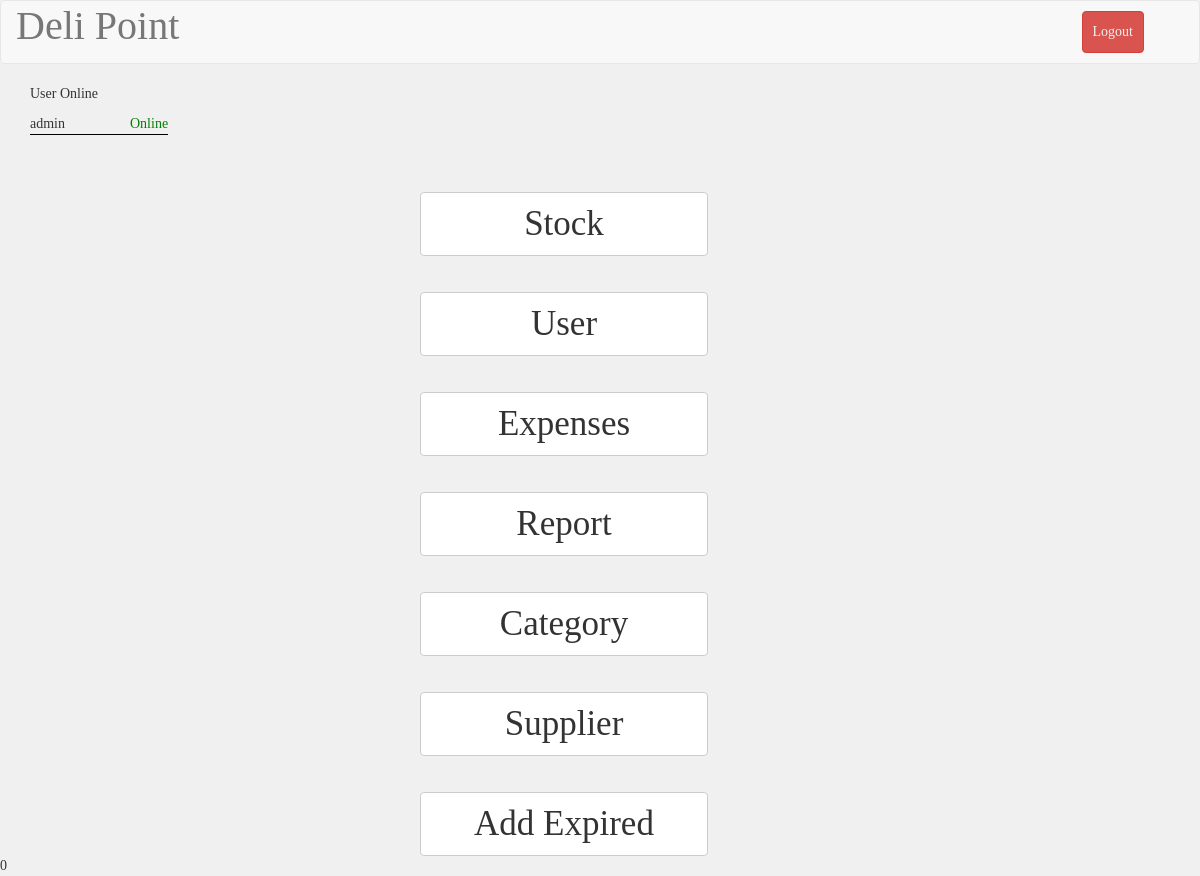
The app's page /administrator.php (signed in), older data.
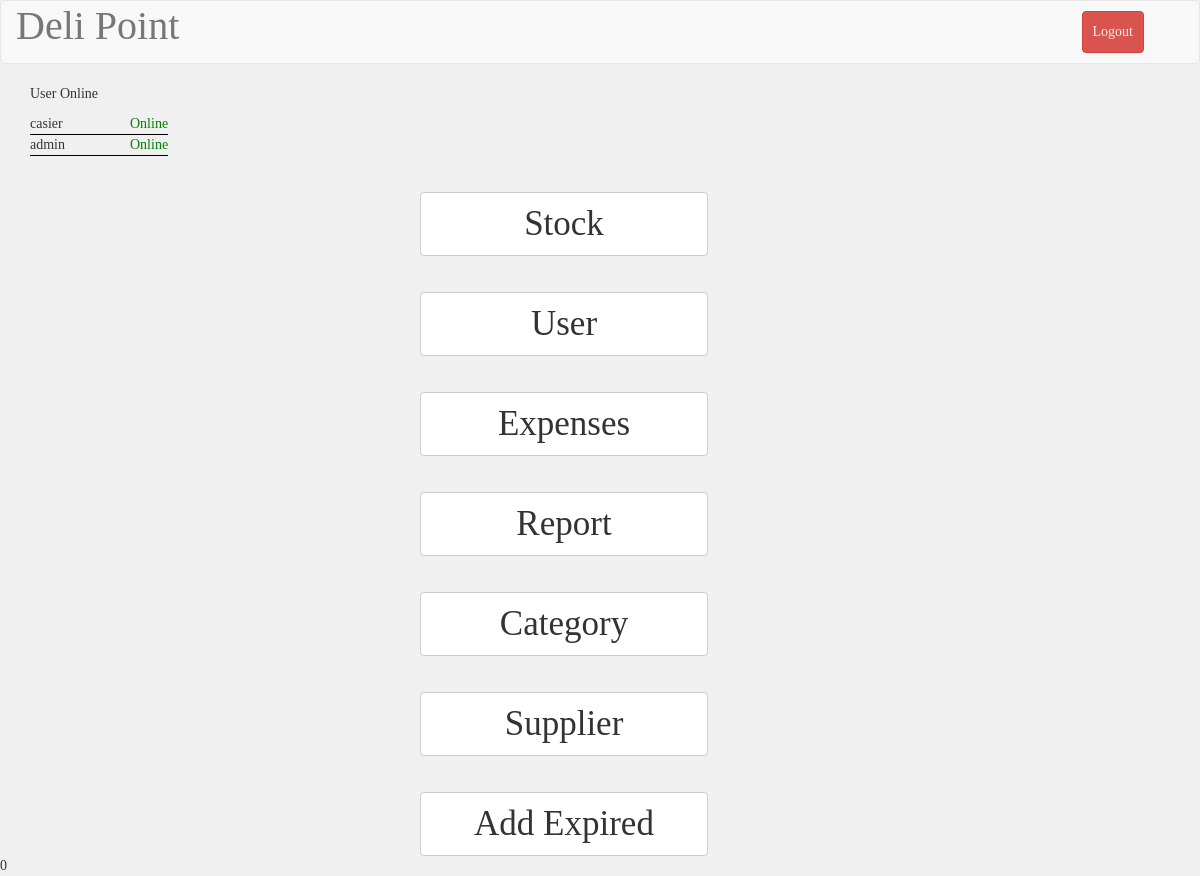
The same page, newer data.
### tables this page shows
CREATE TABLE `tb_employee` (
  `id` int(11) unsigned NOT NULL AUTO_INCREMENT,
  `nama` varchar(100) NOT NULL,
  `address` varchar(100) NOT NULL,
  `sallary` float unsigned NOT NULL,
  `tlp` varchar(50) NOT NULL,
  `username` varchar(50) NOT NULL,
  `password` varchar(50) NOT NULL,
  `level` int(20) NOT NULL,
  `status` int(20) NOT NULL,
  `online_status` tinyint(1) NOT NULL,
  PRIMARY KEY (`id`)
);

### administrator.php (the view, shortened to what this page needs)
<!DOCTYPE html>
<html>
<?php
	include "koneksi.php";
	$user = mysqli_query($conn, "SELECT nama FROM tb_employee where online_status=1");
?>
	<?php include("./templates/header.php"); ?>
	<link rel="stylesheet" type="text/css" href="./css/mainMenuStyle.css">
	<body>
		<div class="container-fluid">
				<div class="row">
						<nav class="navbar navbar-default" role="navigation" >
							<div class="container-fluid">
								<div class="navbar-header">
									<a class="navbar-brand" style="font-size: 40px;" href="#">Deli Point</a>
								</div>
								<div class="collapse navbar-collapse navbar-ex1-collapse">
									<ul class="nav navbar-nav navbar-right">
										<li><a type="button" class="btn btn-danger" style="margin: 10px; padding: 10px;" href="logout.php?usernamed=<?php echo $_SESSION['username']?>">Logout</a></li>
										<li><a href=""> </a></li>
									</ul>
								</div>
							</div>
						</nav>
					</div>
				</div>
			<div class="container">
			<div class="row">
				<div class="col-md-4" >
					<div style="height:200px; position: absolute;">
						<table>
						<p>User Online</p>
							<?php $no=0;
							foreach( $user as $a ){
							?>
							<tr style="border-bottom:1px solid black">
								<td style="width :100px; font-style:bold"><?php echo $a['nama'];?></td>
								<td style="color:green">Online</td>
							</tr>
							<?php  $no++; }?>
						</table>
					</div>
				</div>
				<div class="col-md-4">
					<a href="stock.php"><button type="button" class="btn btn-default" id="directpayMenu">Stock</button></a>
				</div>
				<div class="col-md-4"></div>
			</div>
			<div class="row">
				<div class="col-md-4"></div>
				<div class="col-md-4">
					<a href="user.php"><button type="button" class="btn btn-default" id="undirectpayMenu">User</button></a>
				</div>
				<div class="col-md-4"></div>
			</div>
			<div class="row">
				<div class="col-md-4"></div>
				<div class="col-md-4">
					<a href="expenses.php"><button type="button" class="btn btn-default buttonMenu">Expenses</button></a>
				</div>
				<div class="col-md-4"></div>
			</div>
			<div class="row">
				<div class="col-md-4"></div>
				<div class="col-md-4">
					<a href="report.php"><button type="button" class="btn btn-default buttonMenu">Report</button></a>
				</div>
				<div class="col-md-4"></div>
			</div>
			<div class="row">
				<div class="col-md-4"></div>
				<div class="col-md-4">
					<a href="kategori.php"><button type="button" class="btn btn-default buttonMenu">Category</button></a>
				</div>
				<div class="col-md-4"></div>
			</div>
			<div class="row">
				<div class="col-md-4"></div>
				<div class="col-md-4">
					<a href="supplier.php"><button type="button" class="btn btn-default buttonMenu">Supplier</button></a>
				</div>
				<div class="col-md-4"></div>
			</div>
			<div class="row">
				<div class="col-md-4"></div>
				<div class="col-md-4">
					<a href="expired.php"><button type="button" class="btn btn-default buttonMenu">Add Expired</button></a>
				</div>
				<div class="col-md-4"></div>
			</div>
		</div>
		<?php include('./templates/footer.php'); ?>
	</body>
</html>

Row changes from the older to the newer data that the page shows:
now on this page (row edited): tb_employee: nama "casier"
